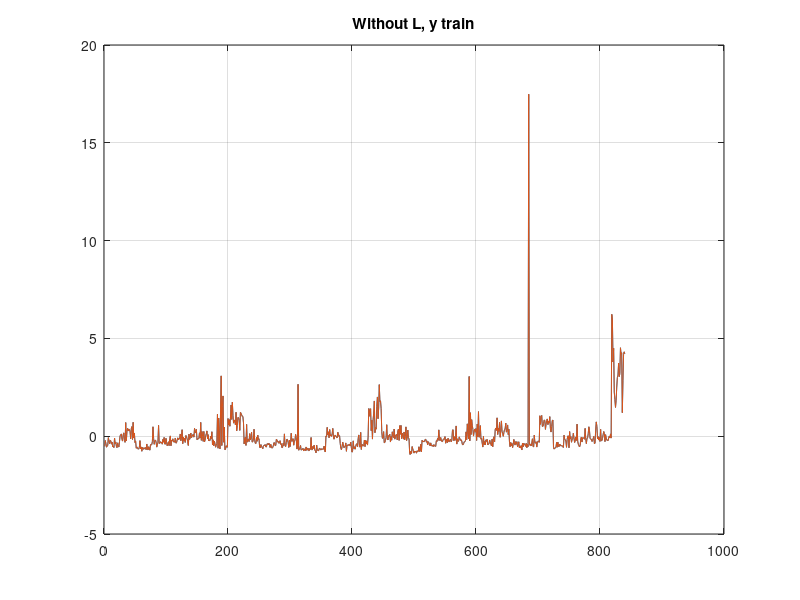
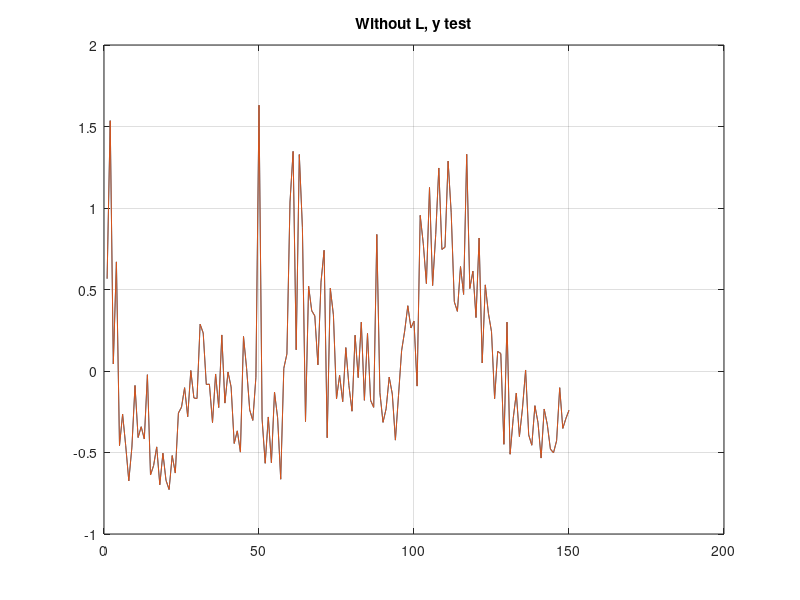
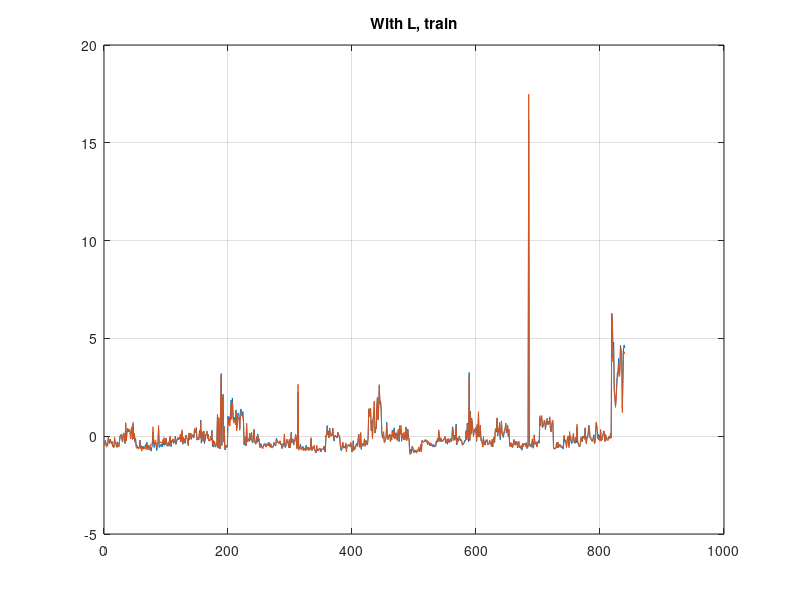
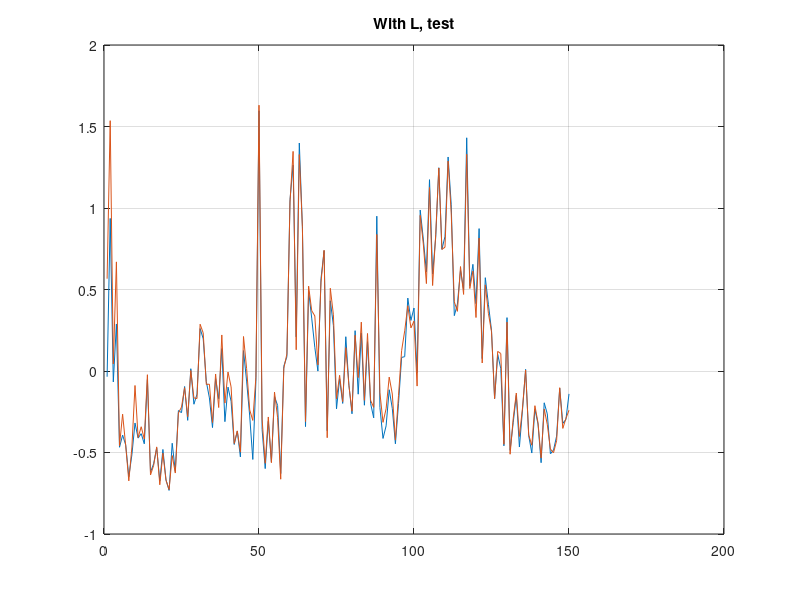

MATLAB code for these plots, in order:
close all
clear all
% Lab 2 - ICT HEALTH - PCR

load('data_train_norm.mat');
load('data_test_norm.mat');

F0 = 7;
N= 840;

%Prepare data 
y_train = data_train_norm(:,F0);
X_train = data_train_norm(:,5:22);
X_train(:,F0) = [];

y_test = data_test_norm(:,F0);
X_test = data_test_norm(:,5:22);
X_test(:,F0)=[];

%Build R matrix
%We can say that R(i,k) ~ 0 if feature i and k are uncorrelated
R = 1/N*transpose(X_train)*X_train;
[P,D] = eig(R);
Diag = inv(P)*R*P;
Diag2 = P*D*transpose(P);
Z=X_train*P;

%Rnuovo = 1/N*transpose(Z)*Z;

Z_norm = 1/sqrt(N) * Z * D ^ (-1/2);
Zy = transpose(Z_norm)*y_train
y_hat = 1/N*Z_norm*Zy;

a = P*inv(D)*transpose(P)*transpose(X_train)*y_hat;

stima = X_train * a;
stima2 = X_test * a;

figure
plot(stima)
hold on
plot(y_train)
grid on
title('Without L, y train')

figure
plot(stima2)
hold on
plot(y_test)
grid on
title('Without L, y test')

%Reduce the number of features L
K = 1;
L = 5;
D_L = D(K:L,K:L);
P_L = P(:,K:L);

Z_norm_L = 1/sqrt(N) * X_train * P_L * D_L ^ (-1/2);

Z_y_L = transpose(Z_norm_L)*y_train;

y_hat_L = Z_norm_L * Z_y_L;

a_hat_L = 1/N * P_L * inv(D_L) * transpose(P_L) * transpose(X_train) *y_hat_L;

stima_L = X_train * a_hat_L;
stima_L_2 = X_test * a_hat_L;

errore = norm(stima_L_2-y_test);

figure
plot(stima_L)
hold on
plot(y_train)
grid on
title('With L, train')

figure
plot(stima_L_2)
hold on
plot(y_test)
grid on
title('With L, test')